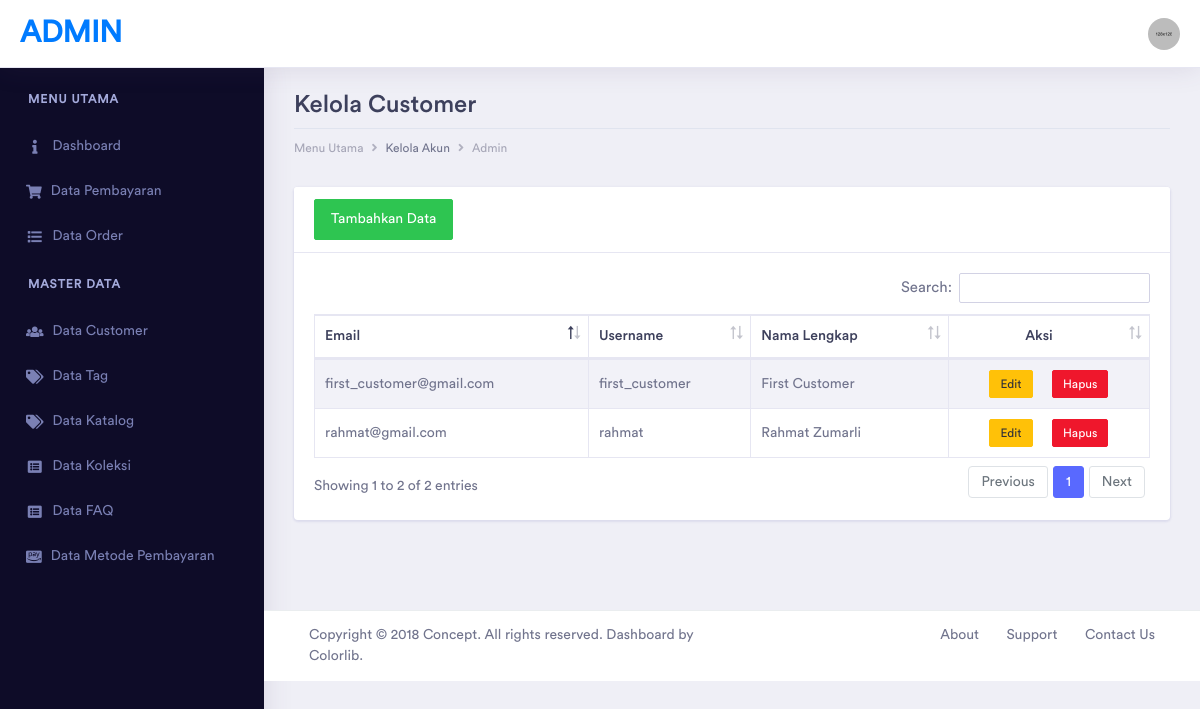
The page /index.php/user on the database as committed earlier.
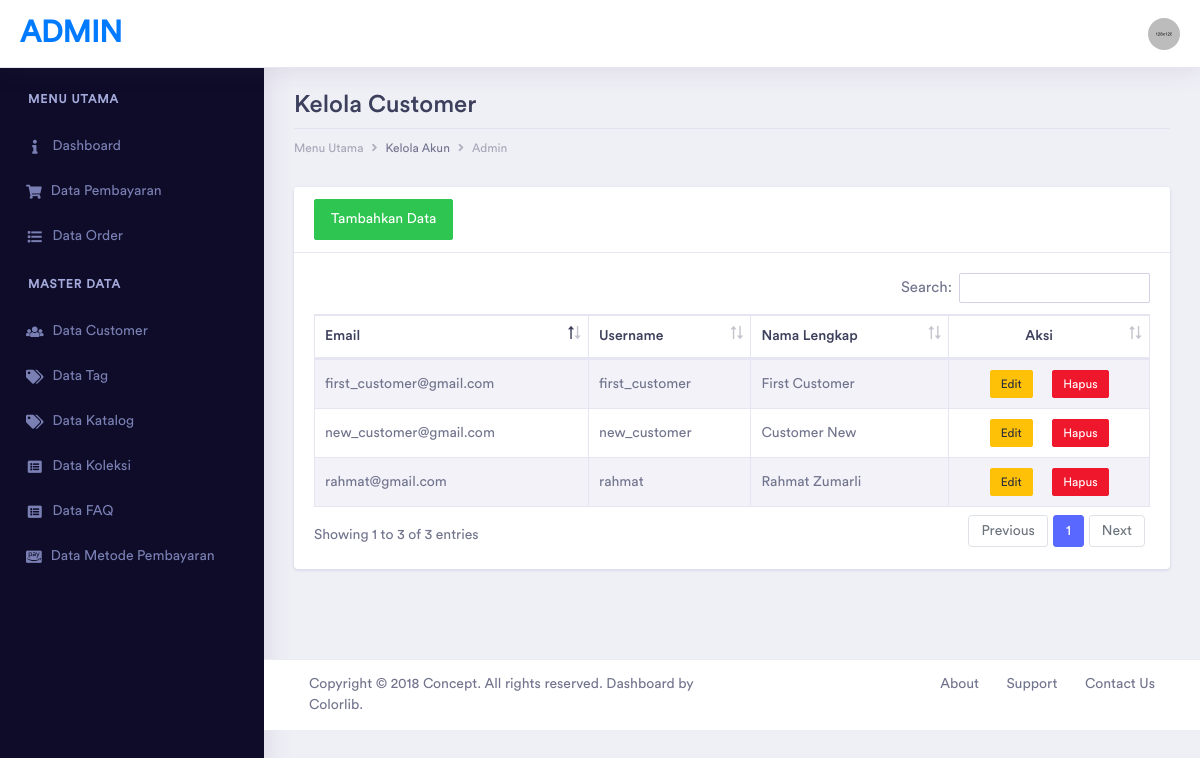
The same page on the database as committed later.
### tables this page shows
CREATE TABLE IF NOT EXISTS `user_details` (
  `id` int(11) NOT NULL AUTO_INCREMENT,
  `user_id` int(11) NOT NULL,
  `picture` text NOT NULL,
  `nama_lengkap` varchar(255) NOT NULL,
  `jenis_kelamin` enum('L','P') NOT NULL,
  `alamat` text NOT NULL,
  `telp` varchar(255) NOT NULL,
  PRIMARY KEY (`id`),
  KEY `user_id` (`user_id`)
);

CREATE TABLE IF NOT EXISTS `users` (
  `id` int(11) NOT NULL AUTO_INCREMENT,
  `role_id` int(11) DEFAULT NULL,
  `username` varchar(255) DEFAULT NULL,
  `email` varchar(255) DEFAULT NULL,
  `password` varchar(255) DEFAULT NULL,
  `created_at` timestamp NULL DEFAULT CURRENT_TIMESTAMP,
  `updated_at` timestamp NULL DEFAULT NULL,
  PRIMARY KEY (`id`),
  KEY `role_id` (`role_id`)
);

### application/controllers/User.php (called while the page is built, shortened)
<?php
class User extends CI_Controller
{
	public function __construct()
	{
		$this->load->model('User_Model', 'user');
		$this->load->model('Auth_model', 'auth');
	}
	public function index()
	{
		$data['title'] = "Data User";
		$data['users'] = $this->user->getAll();
		$this->form_validation->set_rules('nama', 'Nama', 'required|trim');
		$this->form_validation->set_rules('username', 'Username', 'required|trim|min_length[4]|is_unique[users.username]');
		$this->form_validation->set_rules('password', 'Password', 'required|trim|min_length[4]');
		$this->form_validation->set_rules('email', 'Email', 'required|trim|min_length[4]|valid_email|is_unique[users.email]');
		$this->form_validation->set_rules('jenis-kelamin', 'Jenis Kelamin', 'required|trim');
		$this->form_validation->set_rules('alamat', 'Alamat', 'required|trim|min_length[5]');
		$this->form_validation->set_rules('telp', 'Telp', 'required|trim|numeric|min_length[10]|max_length[12]');
		if ($this->form_validation->run() == false) {
			$this->load->view("templates/admin_header", $data);
			$this->load->view("user/index", $data);
			$this->load->view("templates/admin_footer");
		}
	}
}

### index.php (called while the page is built, shortened)
<?php
require_once BASEPATH.'core/CodeIgniter.php';

### application/models/User_Model.php (called while the page is built, shortened)
<?php
class User_Model extends CI_Model
{
	public function getAll()
	{
		return $this->db
			->select('users.*, user_details.nama_lengkap')
			->from($this::TABLE_NAME)
			->join('user_details', 'users.id = user_details.user_id')
			->get()
			->result_object();
	}
}

### application/views/user/index.php (the view, shortened to what this page needs)
<div class="container-fluid dashboard-content">
	<div class="row">
		<div class="col-xl-12 col-lg-12 col-md-12 col-sm-12 col-12">
			<div class="page-header">
				<h2 class="pageheader-title">Kelola Customer</h2>
				<div class="page-breadcrumb">
					<nav aria-label="breadcrumb">
						<ol class="breadcrumb">
							<li class="breadcrumb-item"><a href="#" class="breadcrumb-link">Menu Utama</a></li>
							<li class="breadcrumb-item">Kelola Akun</li>
							<li class="breadcrumb-item"><a href="#" class="breadcrumb-link">Admin</a></li>
						</ol>
					</nav>
				</div>
			</div>
		</div>
	</div>
	<div class="row">
		<div class="col-xl-12 col-lg-12 col-md-12 col-sm-12 col-12">
			<div class="row">
				<div class="col-xl-12 col-lg-12 col-md-12 col-sm-12 col-12">
					<div class="card">
						<div class="card-header">
							<a href="#" class="btn btn-success" id="tambahUser" data-link="<?php echo base_url('user/index'); ?>" data-toggle="modal" data-target="#ModalUser">
								Tambahkan Data
							</a>
						</div>
						<div class="card-body">
							<?php if (empty($users)) : ?>
								<div class="alert alert-info">
									<p>Data Customer belum tersedia</p>
								</div>
							<?php else : ?>
								<div class="table-responsive">
									<table id="example" class="table table-striped table-bordered second" style="width:100%">
										<thead>
											<tr>
												<th>Email</th>
												<th>Username</th>
												<th>Nama Lengkap</th>
												<th class="text-center">Aksi</th>
											</tr>
										</thead>
										<tbody>
											<?php foreach ($users as $user) : ?>
												<tr>
													<td><?php echo $user->email; ?></td>
													<td><?php echo $user->username; ?></td>
													<td><?php echo $user->nama_lengkap; ?></td>
													<td class="text-center">
														<a class="btn btn-xs btn-warning editUser mr-3" href="#" data-toggle="modal" data-target="#ModalUser" data-link="<?php echo base_url('user/edit/') . $user->id; ?>" data-id="<?php echo $user->id; ?>">Edit</a>
														<a class="btn btn-xs btn-danger" href="<?php echo base_url('user/delete/') . $user->id; ?>" onclick="return confirm('Apakah kamu yakin ingin menghapus data ini?')">Hapus</a>
													</td>
												</tr>
											<?php endforeach; ?>
										</tbody>
									</table>
								</div>
							<?php endif; ?>
						</div>
					</div>
				</div>
			</div>
		</div>
	</div>
</div>

Rows that differ between the two databases and show on the page:
added user_details: user.email "new_customer@gmail.com", user.username "new_customer", nama_lengkap "Customer New"
Other text that changed with them:
text written by a page script: "Search: Showing 1 to 2 of 2 entries Previous 1 Next" → "Search: Showing 1 to 3 of 3 entries Previous 1 Next"
